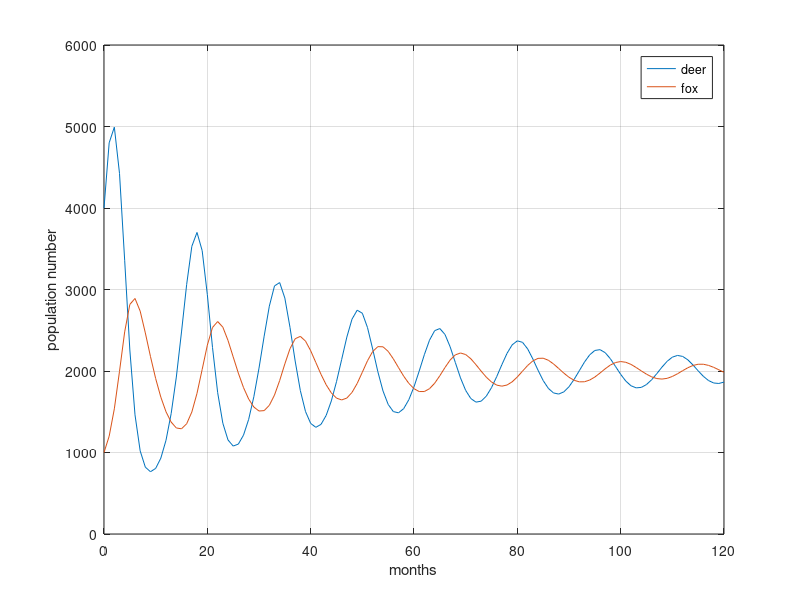
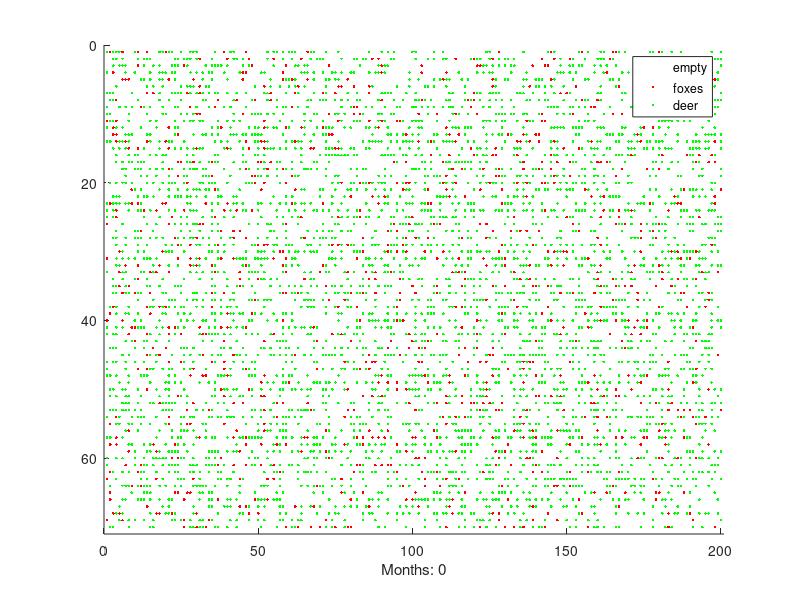

Recreate these plots in MATLAB, in order. (Note: this script raises an error after producing the figures.)
% duration
months = 120;
% schrittweite der diskretisierung
h = 0.1; 
% resource capacity
M = 10000;
% deer growth
alpha = 0.001;
% fox decreasing 
gamma = 2;
% deer reduction
beta = 0.003;
% fresh meat increase
delta = 0.001;

% deer
x0 = 4000;
% fox
y0 = 1000; 

%1. := index
%2. := x
%3. := y
result= zeros(3,months+1);
%result(1,1)=1;
result(1,1)=0;
result(2,1)=x0;
result(3,1)=y0;

for i=2:months+1
    
    result(1,i)=i-1;
    %xn-1
    x = result(2,i-1);
    %yn-1
    y = result(3,i-1);
    
    %difference equation for x
    x_new = x + h * (x * alpha * (M - x - y) - x * y * beta);
    x_new = round(x_new);
    %difference equation for y
    y_new = y + h * (y * (delta * x - gamma));
    y_new = round(y_new);
        
    result(2,i)= x_new;
    result(3,i)= y_new;
    
end
figure(1);
plot(result(1,:), result(2,:), result(1,:), result(3,:));
legend('deer','fox');
grid on;
ylabel('population number');
xlabel('months');
axis([0 120 0 6000]);

% Task 2
% create rectangular
rows = 70; %70
col = 200; % 200, that means 70*200=14000 cells 
k=1;%1
p1= 0.01; % probability for prey reproduction 0.01
p2= 0.8; % probability for predator reproduction 0.8
p3= 0.01; % probability for predator dying 0.01

result_ca= zeros(3,months+1);
result_ca(1,1)=0;
result_ca(2,1)=x0;
result_ca(3,1)=y0;

%init a matix of rows*col cells with x0 deers and y0 foxes at random
%positions
% 0 ... empty
% 1 ... deer
% 2 ... fox
N = rows*col;
random_positions = randperm(N, y0 + x0); % choose 5000 cells which have a value between 0 and N
init_values = zeros(1,N);
for i=1:(y0+x0)
    if i<=x0 %for the amount of deers
        init_values(random_positions(i))=1; % 4000 x deer (1)
    else
        init_values(random_positions(i))=2; % 1000 x fox (2)
    end
   
end
%ca = vec2mat(init_values, col); % create rectangular matrix and fill with 1,2,0;  
ca = reshape(init_values,rows,col);

%simulation of ca

% plot figure at initial state
m = 0;
figure(2);
hold on;
spy(ca==0, 'w'); % want to color my cells
spy(ca==2,'r');
spy(ca==1,'g');
%axis([]);
legend('empty','foxes','deer');
xlabel(['Months: ' num2str(m)])
hold off;
%Delaying animation for updating plot after each loop iteration
pause(1);


for m=1:months %m=1:months 
    tmp=ca; % want to obtain original matrix
    for i=1:rows
        for j=1:col % go through all cells
            
            %if cell is empty
            if ca(i,j) == 0
                
                neighbour = getRandomNeighbour(ca,k,i,j);
                
                %check if neighbour is prey
                if neighbour == 1
                    
                    %if rand <= p1 empty cell is prey
                    if rand()<= p1
                        tmp(i,j) = 1;
                    end
                end
                
            %if cell is prey    
            elseif ca(i,j) == 1
             neighbour = getRandomNeighbour(ca,k,i,j);
                
                %check if neighbour is predator
                if neighbour == 2
                    
                    %if rand <= p2 empty cell is predator
                    if rand()<= p2
                        tmp(i,j) = 2;
                    end
                end
                
            %if cell is predator
            elseif ca(i,j) == 2
                
                %if rand <= p3 predator is dying
                if rand() <= p3
                    tmp(i,j) = 0;
                end
            end
   
        end
    end
    ca=tmp; % now we have our new matrix setup for the next month
    hold on;
    spy(ca==0, 'w'); % want to color my cells
    spy(ca==2,'r');
    spy(ca==1,'g');
    %axis([]);
    legend('empty','foxes','deer');
    xlabel(['Months: ' num2str(m)])
    hold off;
    %drawnow
    %Delaying animation
    pause(0.001);
        
    result_ca(1,m+1)= m; % result_ca(1,m) = m
    result_ca(2,m+1)= sum(sum(ca==1));
    result_ca(3,m+1)= sum(sum(ca==2));
    
end
% add plot of aggregated ca
figure(3);
plot(result_ca(1,:), result_ca(2,:), result_ca(1,:), result_ca(3,:));
legend('deer','fox');

%return random neighbour 
function neighbour = getRandomNeighbour(ca,k,x,y)
neighbours = [];
rows=size(ca,1);
col=size(ca,2);
for i=(x-k):(x+k)
    for j= (y-k):(y+k)
        if i>0 && i<=rows && j>0 && j<=col 
          neighbours = [neighbours;ca(i,j)];  
        end
    end
end

neighbour = neighbours(randperm(numel(neighbours),1));
end
